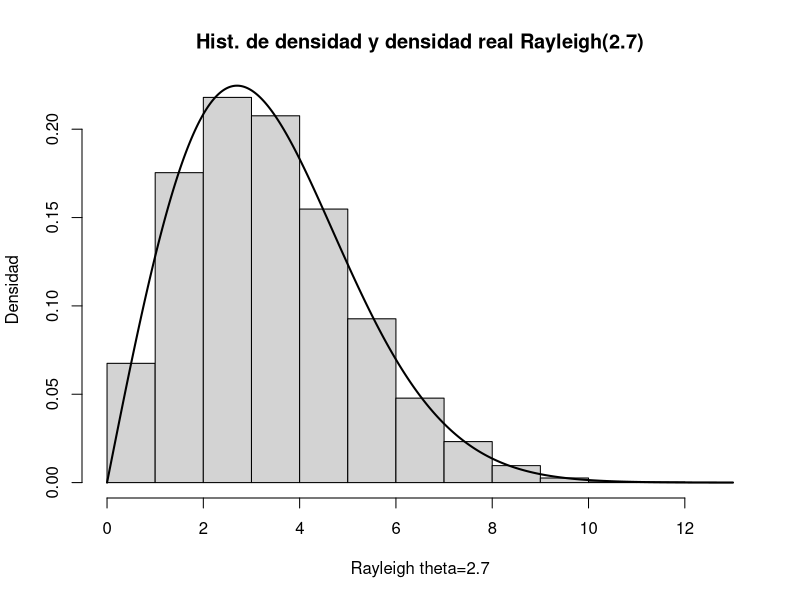
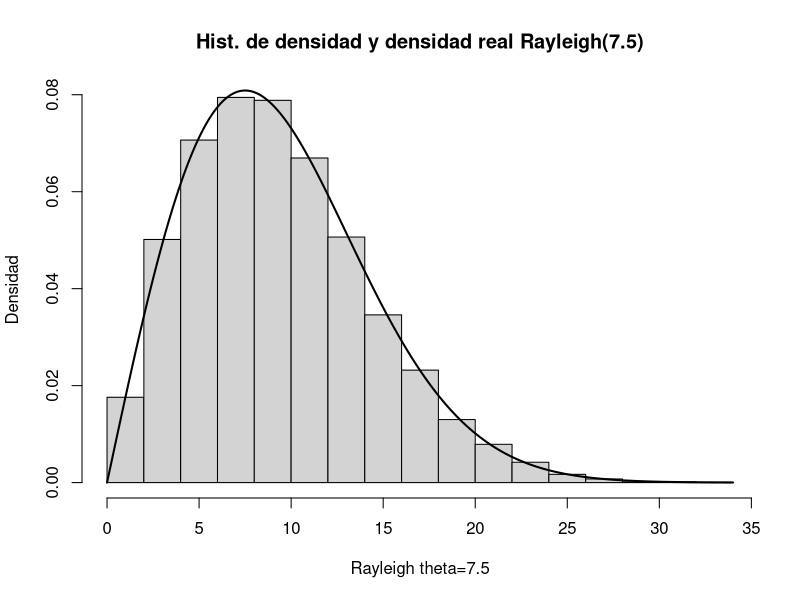
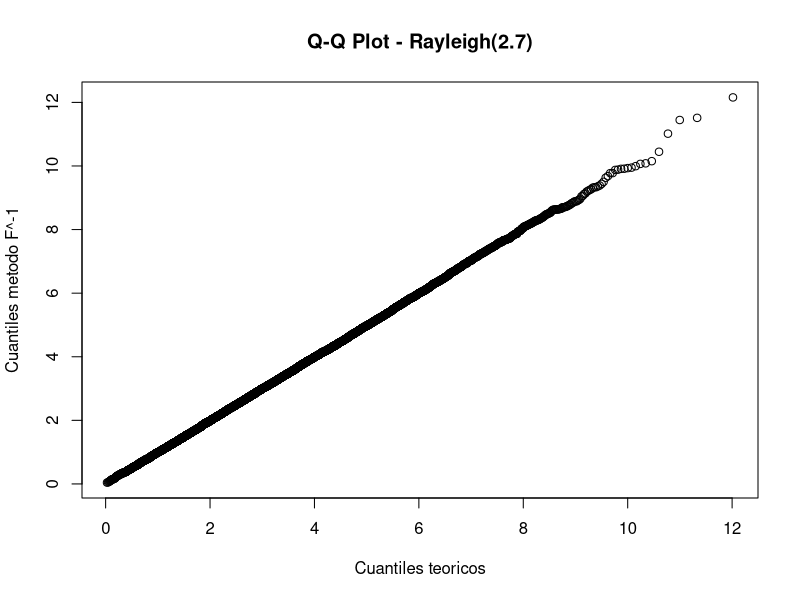
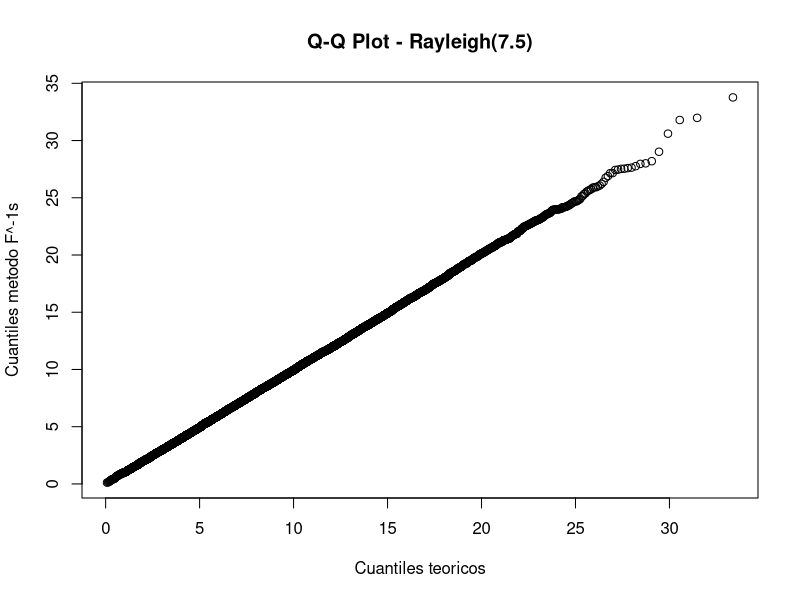
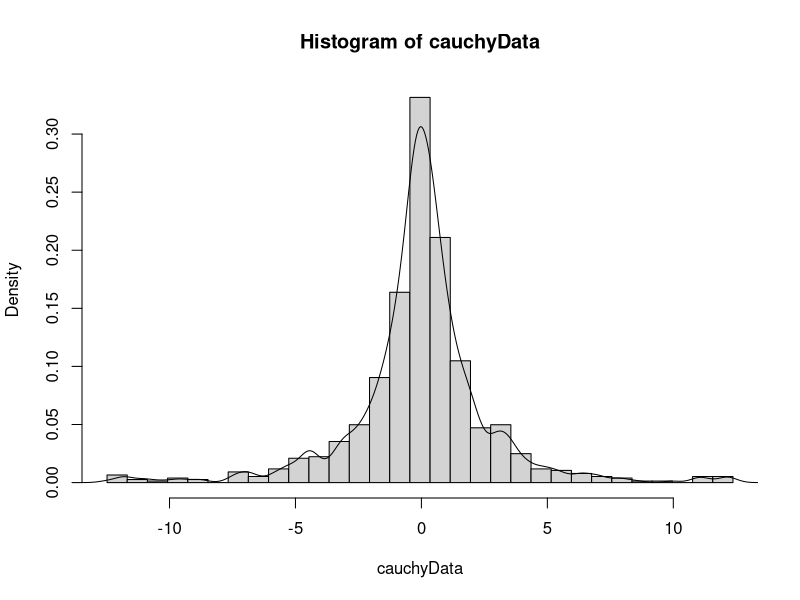
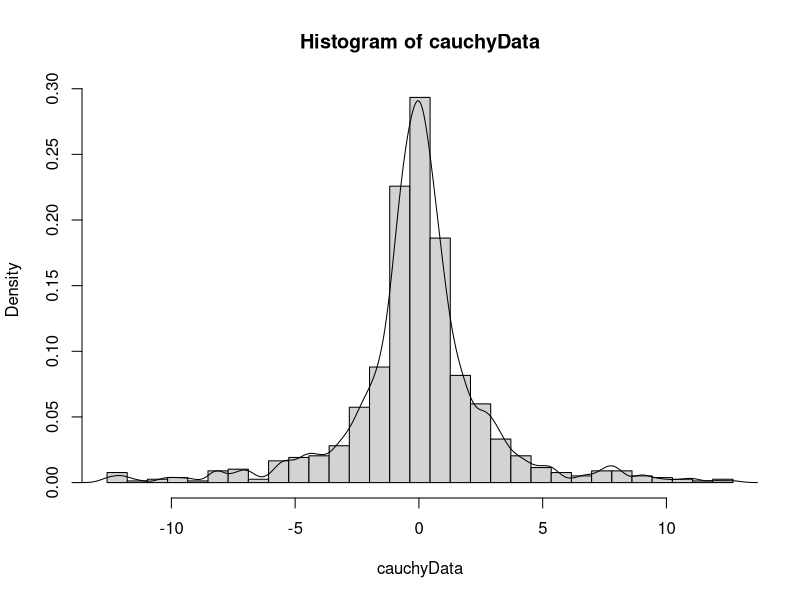
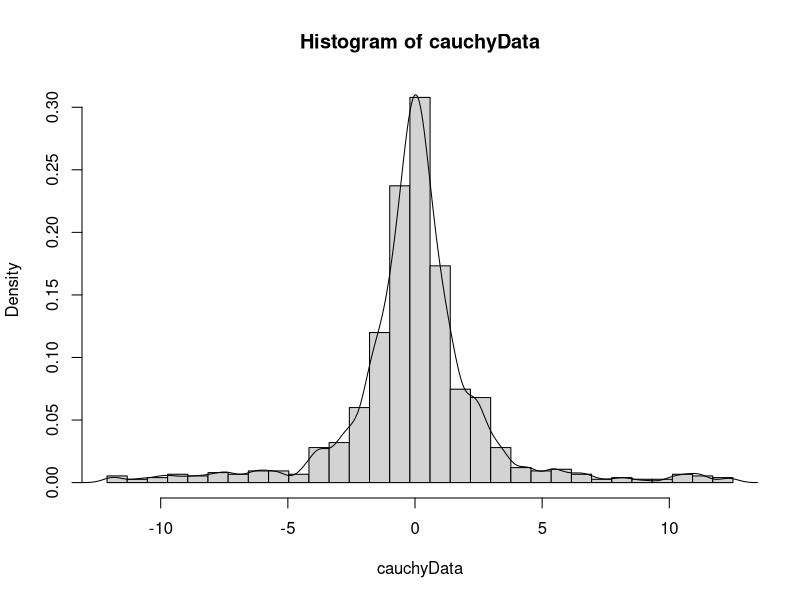
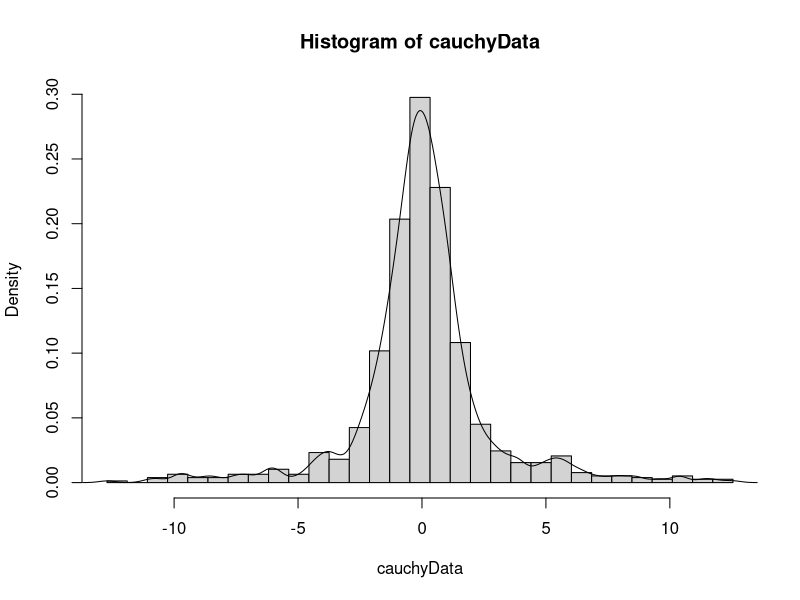

These figures' R source, in order: (Note: this script raises an error after producing the figures.)
########################################################
#
#Proyecto 1 Estadistica
# Alejandro Borda y Sebastian Suescun
#
########################################################




########################################################
#PARTE 1, RAYLEIGH F^-1
########################################################

# Constantes y densidades

n=10000
thetaList=list(2.7,7.5)

FR=function(x,theta){1 - exp(-x^2 / (2 * theta^2))}
U=runif(n,min=0,max=1) #Muestra uniforme

#Calculamos inversa explicitamente
find_root = function(u,theta) {
  uniroot(function(x) FR(x,theta) - u, c(0, 100))$root
}

#Calculamos la muestra por el metodo F^-1 para ambos valores theta
FR_inverse1=sapply(U, find_root, theta = thetaList[[1]])
FR_inverse2=sapply(U, find_root, theta=thetaList[[2]])


#Definiendo la distribucion Rayleigh REAL

CDF_rayleigh = function(x, theta){1 - exp(-x^2 / (2 * theta^2))}

q_rayleigh = function(p, theta){q = sqrt(-2 * theta^2 * log(1 - p))
return(q)}

theo_quantiles1=q_rayleigh(ppoints(n), thetaList[[1]])
theo_quantiles2=q_rayleigh(ppoints(n), thetaList[[2]])

#HISTOGRAMAS

hist(FR_inverse1, freq = FALSE, main = "Hist. de densidad y densidad real Rayleigh(2.7)", xlab = "Rayleigh theta=2.7", ylab = "Densidad")
curve((x / thetaList[[1]]^2) * exp(-x^2 / (2 * thetaList[[1]]^2)), col = "black", lwd = 2, add = TRUE, n = 1000)

hist(FR_inverse2, freq = FALSE, main = "Hist. de densidad y densidad real Rayleigh(7.5)", xlab = "Rayleigh theta=7.5", ylab = "Densidad")
curve((x / thetaList[[2]]^2) * exp(-x^2 / (2 * thetaList[[2]]^2)), col = "black", lwd = 2, add = TRUE, n = 1000)

#QQ-PLOTS
qqplot(theo_quantiles1,FR_inverse1,
       main = "Q-Q Plot - Rayleigh(2.7)",
       xlab = "Cuantiles teoricos",
       ylab = "Cuantiles metodo F^-1")


qqplot(theo_quantiles2,FR_inverse2,
       main = "Q-Q Plot - Rayleigh(7.5)",
       xlab = "Cuantiles teoricos",
       ylab = "Cuantiles metodo F^-1s")


#########################################################
#PARTE 2 
#Convergencia de Histogramas normas L1, L2, Linf
#########################################################

#-------------------------------------------------------
#CAUCHY (0,1)
#-------------------------------------------------------


n_list =list(1000, 2000, 5000, 10000, 20000)
#Listas para guardar y promediar las diferentes normas en cada iteracion
l1_list =list()
l2_list= list()
linf_list = list()
l1_ave=list()
l2_ave=list()
linf_ave=list()

for (n in n_list) { #Iteramos sobre los tamaños de muestra
  l1_list=list()
  l2_list=list()
  linf_list=list()
  for (i in 1:20) { #Realizamos las 20 muestras i.i.d para promediar

    #Generar muestra para n fijo
    cauchyData=rcauchy(n,0,1)
    cauchyData = cauchyData[cauchyData >= -12.7062 & cauchyData <= 12.7062]#Filtramos los datos Cauchy
  
    breaks=sqrt(n)
    hist_data = histogram = hist(cauchyData, 
                                  seq(min(cauchyData), 
                                      max(cauchyData), 
                                      length.out = breaks), 
                                  prob = "TRUE",
                                  plot = "TRUE")
    lines(density(cauchyData))
  
    interval_starts = hist_data$breaks[-length(hist_data$breaks)]
    interval_ends = hist_data$breaks[-1]
  
    density_values=hist_data$density #vector de densidades de cada intervalo
  
  
    #Obtener comeinzo + 4 datos intermedios por intervalo de histograma y densidad
  
    delta=0.2
    #delta corresponde al peso de cada separacion del intervalo, como tomamos 5
    # elementos por intervalo cada uno tiene peso 1/5
  
    #VECTOR DEL HISTOGRAMA:
    #Dado que el histograma es constante en un intervalo para generar el vector
    #ordenado simplemente repetimos el valor de densidad 5 veces por intervalo
    hist_density_values = numeric()
    for (i in seq_along(density_values)) {
      hist_density_values = c(hist_density_values, rep(density_values[i], each = 5))
    }
    #VECTOR DE DENSIDAD REAL:
    #Calculamos explicitamente la densidad real para cada uno de los 5 puntos equidistantes del intervalo 
    #del histograma y formamos un vector ordenado para calcular la distancia de ambos vectores a continuacion
    density_vector = numeric()
    for (i in seq_along(interval_starts)) {
      start = interval_starts[i]
      end = interval_ends[i]
      d = end - start  # Longitud del intervalo
      q1 = start + 0.2 * d
      q2 = start + 0.4 * d
      q3 = start + 0.6 * d
      q4 = start + 0.8 * d
      tfactor=pcauchy(12.7062)-pcauchy(-12.7062) #factor de la funcion de densidad truncada
      density_q0 = dcauchy(start,0,1)/tfactor
      density_q1 = dcauchy(q1,0,1)/tfactor
      density_q2 = dcauchy(q2,0,1)/tfactor
      density_q3 = dcauchy(q3,0,1)/tfactor
      density_q4 = dcauchy(q4,0,1)/tfactor
      density_vector=c(density_vector, list(density_q0, density_q1, density_q2, density_q3, density_q4))
      
    }
  
    #Calculamos las diferentes normas
    
    #L1
    histogram=hist_data
    density_vector = unlist(density_vector)
    L1_vec=abs((density_vector - hist_density_values))*(histogram$breaks[2] - histogram$breaks[1])/5
    L1_norm=sum(L1_vec)
    #L INF
    linf_norm = max(L1_vec)
    #L2
    L2_vec=((density_vector - hist_density_values)^2)*(histogram$breaks[2] - histogram$breaks[1])/5
    L2_norm=sum(L2_vec)
    L2_norm=sqrt(L2_norm)
    
    #Formateamos los datos obtenidos
    l1_list=c(l1_list, L1_norm)
    l2_list=c(l2_list, L2_norm)
    linf_list=c(linf_list, linf_norm)
  }
  #Guardar y formatear normas obtenidas por iteracion de n
  l1_list=unlist(l1_list)
  l2_list=unlist(l2_list)
  linf_list=unlist(linf_list)
  ave1=sum(l1_list)/20
  ave2=sum(l2_list)/20
  aveInf=sum(linf_list)/20
  l1_ave=c(l1_ave, ave1)
  l2_ave=c(l2_ave, ave2)
  linf_ave=c(linf_ave, aveInf)

}
#Resultados CAUCHY(0,1)
print("Normas promediadas l1, l2 y linf para respectivos n y 20 muestras iid por n : ")
print("L1: ")
print(unlist(l1_ave))
print("L2: ")
print(unlist(l2_ave))
print("Linf: ")
print(unlist(linf_ave))


#log-log Plot
#Promedios calculados para las diferentes normas
n_list=unlist(n_list)
l1_ave=unlist(l1_ave)
l2_ave=unlist(l2_ave)
linf_ave=unlist(linf_ave)

#Transformadas a logaritmos para L1, regresion lineal y graficar
log_n_list = log(n_list)
log_l1_ave = log(l1_ave)

lm_model_l1 = lm(log_l1_ave ~ log_n_list)

plot(log_n_list, log_l1_ave, 
     xlab = "log(n)", ylab = "log(L1 promedio)", 
     main = "Log-Log Plot para Cauchy(0,1) en L1")
abline(lm_model_l1, col = "red")

eq_l1 = as.expression(bquote(italic(y) == .(format(coef(lm_model_l1)[1], digits = 3)) + .(format(coef(lm_model_l1)[2], digits = 3)) * italic(x)))
text(x = 7, y = -2.7, labels = eq_l1, pos = 4, cex = 0.8) #Agregar ecuacion al grafico

#Mismo proceso para L2
log_l2_ave = log(l2_ave)
lm_model_l2 = lm(log_l2_ave ~ log_n_list)

plot(log_n_list, log_l2_ave, 
     xlab = "log(n)", ylab = "log(L2 promedio)", 
     main = "Log-Log Plot para cauchy(0,1) en L2")
abline(lm_model_l2, col = "blue")

eq_l2 = as.expression(bquote(italic(y) == .(format(coef(lm_model_l2)[1], digits = 3)) + .(format(coef(lm_model_l2)[2], digits = 3)) * italic(x)))
text(x = 7, y = -3.6, labels = eq_l2, pos = 4, cex = 0.8) #Agregar ecuacion al grafico

# Mismo proceso para Linf
log_linf_ave = log(linf_ave)

lm_model_linf = lm(log_linf_ave ~ log_n_list)

plot(log_n_list, log_linf_ave, 
     xlab = "log(n)", ylab = "log(L_inf promedio)", 
     main = "Log-Log Plot para cauchy(0,1) en Linf")

abline(lm_model_linf, col = "green")

eq_l3 = as.expression(bquote(italic(y) == .(format(coef(lm_model_linf)[1], digits = 3)) + .(format(coef(lm_model_linf)[2], digits = 3)) * italic(x)))
text(x = 7, y = -6.5, labels = eq_l3, pos = 4, cex = 0.8) #Agregar ecuacion al grafico


#---------------------------------------------------------
#Gamma(1,3)
#---------------------------------------------------------

n_list =list(1000, 2000, 5000, 10000, 20000)
#Listas para guardar y promediar las diferentes normas en cada iteracion
l1_list =list()
l2_list= list()
linf_list = list()
l1_ave=list()
l2_ave=list()
linf_ave=list()

for (n in n_list) {
  l1_list=list()
  l2_list=list()
  linf_list=list()
  for (i in 1:20) {
    
    #Generar muestra para n fijo
    gammaData=rgamma(n,1,3)
    
    hist_data = hist(gammaData, freq=FALSE, breaks=1/4*sqrt(n), plot = TRUE)
    lines(density(gammaData))
    
    interval_starts = hist_data$breaks[-length(hist_data$breaks)]
    interval_ends = hist_data$breaks[-1]
    
    density_values=hist_data$density #vector de densidades de cada intervalo
    
    
    #Obtener comeinzo + 4 datos intermedios por intervalo de histograma y densidad
    
    delta=0.2
    #delta corresponde al peso de cada separacion del intervalo, como tomamos 5
    # elementos por intervalo cada uno tiene peso 1/5
    
    #VECTOR DEL HISTOGRAMA:
    #Dado que el histograma es constante en un intervalo para generar el vector
    #ordenado simplemente repetimos el valor de densidad 5 veces por intervalo
    hist_density_values = numeric()
    for (i in seq_along(density_values)) {
      hist_density_values = c(hist_density_values, rep(density_values[i], each = 5))
    }
    
    
    #VECTOR DE DENSIDAD REAL:
    
    #Calculamos explicitamente la densidad real para cada uno de los 5 puntos equidistantes del intervalo 
    #del histograma y formamos un vector ordenado para calcular la distancia de ambos vectores a continuacion
    
    density_vector = numeric()
    
    for (i in seq_along(interval_starts)) {
      start = interval_starts[i]
      end = interval_ends[i]
      d = end - start  # Interval length
      q0 = start
      q1 = start + 0.2 * d
      q2 = start + 0.4 * d
      q3 = start + 0.6 * d
      q4 = start + 0.8 * d
      tfactor=pcauchy(12.7062)-pcauchy(-12.7062) #factor de la funcion de densidad truncada
      density_q0 = dgamma(q0,1,3)
      density_q1 = dgamma(q1,1,3)
      density_q2 = dgamma(q2,1,3)
      density_q3 = dgamma(q3,1,3)
      density_q4 = dgamma(q4,1,3)
      density_vector=c(density_vector, list(density_q0, density_q1, density_q2, density_q3, density_q4))
      
    }
    
    #Calculamos las diferentes normas
    
    #L1
    histogram=hist_data
    density_vector = unlist(density_vector)
    L1_vec=abs((density_vector - hist_density_values))*(histogram$breaks[2] - histogram$breaks[1])/5
    L1_norm=sum(L1_vec)
    #L INF
    linf_norm = max(L1_vec)
    #L2
    L2_vec=((density_vector - hist_density_values)^2)*(histogram$breaks[2] - histogram$breaks[1])/5
    L2_norm=sum(L2_vec)
    L2_norm=sqrt(L2_norm)
    
    #Formateamos los datos obtenidos
    l1_list=c(l1_list, L1_norm)
    l2_list=c(l2_list, L2_norm)
    linf_list=c(linf_list, linf_norm)
  }
  #Guardar y formatear normas obtenidas por iteracion de n
  l1_list=unlist(l1_list)
  l2_list=unlist(l2_list)
  linf_list=unlist(linf_list)
  ave1=sum(l1_list)/20
  ave2=sum(l2_list)/20
  aveInf=sum(linf_list)/20
  l1_ave=c(l1_ave, ave1)
  l2_ave=c(l2_ave, ave2)
  linf_ave=c(linf_ave, aveInf)
  
}
#Resultados GAMMA(1,3)
print("Normas promediadas l1, l2 y linf para respectivos n y 20 muestras iid por n : ")
print("L1: ")
print(unlist(l1_ave))
print("L2: ")
print(unlist(l2_ave))
print("Linf: ")
print(unlist(linf_ave))


#log-log Plot
#Promedios calculados para las diferentes normas
n_list=unlist(n_list)
l1_ave=unlist(l1_ave)
l2_ave=unlist(l2_ave)
linf_ave=unlist(linf_ave)

#Transformadas a logaritmos para L1, regresion lineal y graficar
log_n_list = log(n_list)
log_l1_ave = log(l1_ave)

lm_model_l1 = lm(log_l1_ave ~ log_n_list)

plot(log_n_list, log_l1_ave, 
     xlab = "log(n)", ylab = "log(L1 promedio)", 
     main = "Log-Log Plot para gamma(1,3) en L1")
abline(lm_model_l1, col = "red")

eq_l1 = as.expression(bquote(italic(y) == .(format(coef(lm_model_l1)[1], digits = 3)) + .(format(coef(lm_model_l1)[2], digits = 3)) * italic(x)))
text(x = 7, y = -2.7, labels = eq_l1, pos = 4, cex = 0.8) #Agregar ecuacion al grafico

#Mismo proceso para L2
log_l2_ave = log(l2_ave)
lm_model_l2 = lm(log_l2_ave ~ log_n_list)

plot(log_n_list, log_l2_ave, 
     xlab = "log(n)", ylab = "log(L2 promedio)", 
     main = "Log-Log Plot para gamma(1,3) en L2")
abline(lm_model_l2, col = "blue")

eq_l2 = as.expression(bquote(italic(y) == .(format(coef(lm_model_l2)[1], digits = 3)) + .(format(coef(lm_model_l2)[2], digits = 3)) * italic(x)))
text(x = 7, y = -3.6, labels = eq_l2, pos = 4, cex = 0.8) #Agregar ecuacion al grafico

# Mismo proceso para Linf
log_linf_ave = log(linf_ave)

lm_model_linf = lm(log_linf_ave ~ log_n_list)

plot(log_n_list, log_linf_ave, 
     xlab = "log(n)", ylab = "log(L_inf promedio)", 
     main = "Log-Log Plot para gamma(1,3) en Linf")

abline(lm_model_linf, col = "green")

eq_l3 = as.expression(bquote(italic(y) == .(format(coef(lm_model_linf)[1], digits = 3)) + .(format(coef(lm_model_linf)[2], digits = 3)) * italic(x)))
text(x = 7, y = -6.5, labels = eq_l3, pos = 4, cex = 0.8) #Agregar ecuacion al grafico


--------------------------------------------------------------
#Gamma(4,3)
#-------------------------------------------------------------


n_list =list(1000, 2000, 5000, 10000, 20000)
#Listas para guardar y promediar las diferentes normas en cada iteracion
l1_list =list()
l2_list= list()
linf_list = list()
l1_ave=list()
l2_ave=list()
linf_ave=list()

for (n in n_list) {
  l1_list=list()
  l2_list=list()
  linf_list=list()
  for (i in 1:20) {
    
    #Generar muestra para n fijo
    gammaData=rgamma(n,4,3)
    
    hist_data = hist(gammaData, freq=FALSE, breaks=0.25*sqrt(n), plot = TRUE)
    lines(density(gammaData))
    
    interval_starts = hist_data$breaks[-length(hist_data$breaks)]
    interval_ends = hist_data$breaks[-1]
    
    density_values=hist_data$density #vector de densidades de cada intervalo
    
    
    #Obtener comeinzo + 4 datos intermedios por intervalo de histograma y densidad
    
    delta=0.2
    #delta corresponde al peso de cada separacion del intervalo, como tomamos 5
    # elementos por intervalo cada uno tiene peso 1/5
    
    #VECTOR DEL HISTOGRAMA:
    #Dado que el histograma es constante en un intervalo para generar el vector
    #ordenado simplemente repetimos el valor de densidad 5 veces por intervalo
    hist_density_values = numeric()
    for (i in seq_along(density_values)) {
      hist_density_values = c(hist_density_values, rep(density_values[i], each = 5))
    }
    
    
    #VECTOR DE DENSIDAD REAL:
    
    #Calculamos explicitamente la densidad real para cada uno de los 5 puntos equidistantes del intervalo 
    #del histograma y formamos un vector ordenado para calcular la distancia de ambos vectores a continuacion
    
    density_vector = numeric()
    
    for (i in seq_along(interval_starts)) {
      start = interval_starts[i]
      end = interval_ends[i]
      d = end - start  # Interval length
      q0 = start
      q1 = start + 0.2 * d
      q2 = start + 0.4 * d
      q3 = start + 0.6 * d
      q4 = start + 0.8 * d
      tfactor=pcauchy(12.7062)-pcauchy(-12.7062) #factor de la funcion de densidad truncada
      density_q0 = dgamma(q0,4,3)
      density_q1 = dgamma(q1,4,3)
      density_q2 = dgamma(q2,4,3)
      density_q3 = dgamma(q3,4,3)
      density_q4 = dgamma(q4,4,3)
      density_vector=c(density_vector, list(density_q0, density_q1, density_q2, density_q3, density_q4))
      
    }
    
    #Calculamos las diferentes normas
    
    #L1
    histogram=hist_data
    density_vector = unlist(density_vector)
    L1_vec=abs((density_vector - hist_density_values))*(histogram$breaks[2] - histogram$breaks[1])/5
    L1_norm=sum(L1_vec)
    #L INF
    linf_norm = max(L1_vec)
    #L2
    L2_vec=((density_vector - hist_density_values)^2)*(histogram$breaks[2] - histogram$breaks[1])/5
    L2_norm=sum(L2_vec)
    L2_norm=sqrt(L2_norm)
    
    #Formateamos los datos obtenidos
    l1_list=c(l1_list, L1_norm)
    l2_list=c(l2_list, L2_norm)
    linf_list=c(linf_list, linf_norm)
  }
  #Guardar y formatear normas obtenidas por iteracion de n
  l1_list=unlist(l1_list)
  l2_list=unlist(l2_list)
  linf_list=unlist(linf_list)
  ave1=sum(l1_list)/20
  ave2=sum(l2_list)/20
  aveInf=sum(linf_list)/20
  l1_ave=c(l1_ave, ave1)
  l2_ave=c(l2_ave, ave2)
  linf_ave=c(linf_ave, aveInf)
  
}
#Resultados GAMMA(4,3)

print("Normas promediadas l1, l2 y linf para respectivos n y 20 muestras iid por n : ")
print("L1: ")
print(unlist(l1_ave))
print("L2: ")
print(unlist(l2_ave))
print("Linf: ")
print(unlist(linf_ave))

#log-log Plot
#Promedios calculados para las diferentes normas
n_list=unlist(n_list)
l1_ave=unlist(l1_ave)
l2_ave=unlist(l2_ave)
linf_ave=unlist(linf_ave)

#Transformadas a logaritmos para L1, regresion lineal y graficar
log_n_list = log(n_list)
log_l1_ave = log(l1_ave)

lm_model_l1 = lm(log_l1_ave ~ log_n_list)

plot(log_n_list, log_l1_ave, 
     xlab = "log(n)", ylab = "log(L1 promedio)", 
     main = "Log-Log Plot para gamma(4,3) en L1")
abline(lm_model_l1, col = "red")

eq_l1 = as.expression(bquote(italic(y) == .(format(coef(lm_model_l1)[1], digits = 3)) + .(format(coef(lm_model_l1)[2], digits = 3)) * italic(x)))
text(x = 7, y = -2.7, labels = eq_l1, pos = 4, cex = 0.8) #Agregar ecuacion al grafico

#Mismo proceso para L2
log_l2_ave = log(l2_ave)
lm_model_l2 = lm(log_l2_ave ~ log_n_list)

plot(log_n_list, log_l2_ave, 
     xlab = "log(n)", ylab = "log(L2 promedio)", 
     main = "Log-Log Plot para gamma(4,3) en L2")
abline(lm_model_l2, col = "blue")

eq_l2 = as.expression(bquote(italic(y) == .(format(coef(lm_model_l2)[1], digits = 3)) + .(format(coef(lm_model_l2)[2], digits = 3)) * italic(x)))
text(x = 7, y = -2.8, labels = eq_l2, pos = 4, cex = 0.8) #Agregar ecuacion al grafico

# Mismo proceso para Linf
log_linf_ave = log(linf_ave)

lm_model_linf = lm(log_linf_ave ~ log_n_list)

plot(log_n_list, log_linf_ave, 
     xlab = "log(n)", ylab = "log(L_inf promedio)", 
     main = "Log-Log Plot para gamma(4,3) en Linf")

abline(lm_model_linf, col = "green")

eq_l3 = as.expression(bquote(italic(y) == .(format(coef(lm_model_linf)[1], digits = 3)) + .(format(coef(lm_model_linf)[2], digits = 3)) * italic(x)))
text(x = 7, y = -8, labels = eq_l3, pos = 4, cex = 0.8) #Agregar ecuacion al grafico



#-----------------------------------------------------------------
#Unif(0,1)
#-----------------------------------------------------------------

n_list =list(1000, 2000, 5000, 10000, 20000)
#Listas para guardar y promediar las diferentes normas en cada iteracion
l1_list =list()
l2_list= list()
linf_list = list()
l1_ave=list()
l2_ave=list()
linf_ave=list()

for (n in n_list) {
  l1_list=list()
  l2_list=list()
  linf_list=list()
  for (i in 1:20) {
    
    #Generar muestra para n fijo
    unifData=runif(n,0,1)
    
    hist_data = hist(unifData, freq=FALSE, breaks=1/4*sqrt(n), plot = TRUE)
    lines(density(unifData))
    
    interval_starts = hist_data$breaks[-length(hist_data$breaks)]
    interval_ends = hist_data$breaks[-1]
    
    density_values=hist_data$density #vector de densidades de cada intervalo
    
    
    #Obtener comeinzo + 4 datos intermedios por intervalo de histograma y densidad
    
    delta=0.2
    #delta corresponde al peso de cada separacion del intervalo, como tomamos 5
    # elementos por intervalo cada uno tiene peso 1/5
    
    #VECTOR DEL HISTOGRAMA:
    #Dado que el histograma es constante en un intervalo para generar el vector
    #ordenado simplemente repetimos el valor de densidad 5 veces por intervalo
    hist_density_values = numeric()
    for (i in seq_along(density_values)) {
      hist_density_values = c(hist_density_values, rep(density_values[i], each = 5))
    }
    
    
    #VECTOR DE DENSIDAD REAL:
    
    #Calculamos explicitamente la densidad real para cada uno de los 5 puntos equidistantes del intervalo 
    #del histograma y formamos un vector ordenado para calcular la distancia de ambos vectores a continuacion
    
    density_vector = numeric()
    
    for (i in seq_along(interval_starts)) {
      start = interval_starts[i]
      end = interval_ends[i]
      d = end - start  # Interval length
      q0 = start
      q1 = start + 0.2 * d
      q2 = start + 0.4 * d
      q3 = start + 0.6 * d
      q4 = start + 0.8 * d
      tfactor=pcauchy(12.7062)-pcauchy(-12.7062) #factor de la funcion de densidad truncada
      density_q0 = dunif(q0,0,1)
      density_q1 = dunif(q1,0,1)
      density_q2 = dunif(q2,0,1)
      density_q3 = dunif(q3,0,1)
      density_q4 = dunif(q4,0,1)
      density_vector=c(density_vector, list(density_q0, density_q1, density_q2, density_q3, density_q4))
      
    }
    
    #Calculamos las diferentes normas
    
    #L1
    histogram=hist_data
    density_vector = unlist(density_vector)
    L1_vec=abs((density_vector - hist_density_values))*(histogram$breaks[2] - histogram$breaks[1])/5
    L1_norm=sum(L1_vec)
    #L INF
    linf_norm = max(L1_vec)
    #L2
    L2_vec=((density_vector - hist_density_values)^2)*(histogram$breaks[2] - histogram$breaks[1])/5
    L2_norm=sum(L2_vec)
    L2_norm=sqrt(L2_norm)
    
    #Formateamos los datos obtenidos
    l1_list=c(l1_list, L1_norm)
    l2_list=c(l2_list, L2_norm)
    linf_list=c(linf_list, linf_norm)
  }
  #Guardar y formatear normas obtenidas por iteracion de n
  l1_list=unlist(l1_list)
  l2_list=unlist(l2_list)
  linf_list=unlist(linf_list)
  ave1=sum(l1_list)/20
  ave2=sum(l2_list)/20
  aveInf=sum(linf_list)/20
  l1_ave=c(l1_ave, ave1)
  l2_ave=c(l2_ave, ave2)
  linf_ave=c(linf_ave, aveInf)
  
}

#Resultados UNIF(0,1)
print("Normas promediadas l1, l2 y linf para respectivos n y 20 muestras iid por n : ")
print("L1: ")
print(unlist(l1_ave))
print("L2: ")
print(unlist(l2_ave))
print("Linf: ")
print(unlist(linf_ave))

#log-log Plot
#Promedios calculados para las diferentes normas
n_list=unlist(n_list)
l1_ave=unlist(l1_ave)
l2_ave=unlist(l2_ave)
linf_ave=unlist(linf_ave)

#Transformadas a logaritmos para L1, regresion lineal y graficar
log_n_list = log(n_list)
log_l1_ave = log(l1_ave)

lm_model_l1 = lm(log_l1_ave ~ log_n_list)

plot(log_n_list, log_l1_ave, 
     xlab = "log(n)", ylab = "log(L1 promedio)", 
     main = "Log-Log Plot para unif(0,1) en L1")
abline(lm_model_l1, col = "red")

eq_l1 = as.expression(bquote(italic(y) == .(format(coef(lm_model_l1)[1], digits = 3)) + .(format(coef(lm_model_l1)[2], digits = 3)) * italic(x)))
text(x = 7, y = -2.7, labels = eq_l1, pos = 4, cex = 0.8) #Agregar ecuacion al grafico

#Mismo proceso para L2
log_l2_ave = log(l2_ave)
lm_model_l2 = lm(log_l2_ave ~ log_n_list)

plot(log_n_list, log_l2_ave, 
     xlab = "log(n)", ylab = "log(L2 promedio)", 
     main = "Log-Log Plot para unif(0,1) en L2")
abline(lm_model_l2, col = "blue")

eq_l2 = as.expression(bquote(italic(y) == .(format(coef(lm_model_l2)[1], digits = 3)) + .(format(coef(lm_model_l2)[2], digits = 3)) * italic(x)))
text(x = 7, y = -3.6, labels = eq_l2, pos = 4, cex = 0.8) #Agregar ecuacion al grafico

# Mismo proceso para Linf
log_linf_ave = log(linf_ave)

lm_model_linf = lm(log_linf_ave ~ log_n_list)

plot(log_n_list, log_linf_ave, 
     xlab = "log(n)", ylab = "log(L_inf promedio)", 
     main = "Log-Log Plot para unif(0,1) en Linf")

abline(lm_model_linf, col = "green")

eq_l3 = as.expression(bquote(italic(y) == .(format(coef(lm_model_linf)[1], digits = 3)) + .(format(coef(lm_model_linf)[2], digits = 3)) * italic(x)))
text(x = 7, y = -6.5, labels = eq_l3, pos = 4, cex = 0.8) #Agregar ecuacion al grafico




#--------------------------------------------------------
#Rayleigh(2)
#--------------------------------------------------------
theta=2

rayleigh_density = function(x, theta) {(x / theta^2) * exp(-x^2 / (2 * theta^2))
}

FR=function(x,theta){1 - exp(-x^2 / (2 * theta^2))}


n_list =list(1000, 2000, 5000, 10000, 20000)
#Listas para guardar y promediar las diferentes normas en cada iteracion
l1_list =list()
l2_list= list()
linf_list = list()
l1_ave=list()
l2_ave=list()
linf_ave=list()

for (n in n_list) {
  l1_list=list()
  l2_list=list()
  linf_list=list()
  for (i in 1:20) {
    
    #Generar muestra para n fijo
    U=runif(n,min=0,max=1)
    
    #Calculamos inversa explicitamente
    find_root = function(u,theta) {
      uniroot(function(x) FR(x,theta) - u, c(0, 100))$root
    }
    
    rayleighData=sapply(U, find_root, theta = theta)
    
    hist_data = hist(rayleighData, freq=FALSE, breaks=1/4*sqrt(n), plot = FALSE)
    #lines(density(rayleighData))
    
    interval_starts = hist_data$breaks[-length(hist_data$breaks)]
    interval_ends = hist_data$breaks[-1]
    
    density_values=hist_data$density #vector de densidades de cada intervalo
    
    
    #Obtener comeinzo + 4 datos intermedios por intervalo de histograma y densidad
    
    delta=0.2
    #delta corresponde al peso de cada separacion del intervalo, como tomamos 5
    # elementos por intervalo cada uno tiene peso 1/5
    
    #VECTOR DEL HISTOGRAMA:
    #Dado que el histograma es constante en un intervalo para generar el vector
    #ordenado simplemente repetimos el valor de densidad 5 veces por intervalo
    hist_density_values = numeric()
    for (i in seq_along(density_values)) {
      hist_density_values = c(hist_density_values, rep(density_values[i], each = 5))
    }
    
    
    #VECTOR DE DENSIDAD REAL:
    
    #Calculamos explicitamente la densidad real para cada uno de los 5 puntos equidistantes del intervalo 
    #del histograma y formamos un vector ordenado para calcular la distancia de ambos vectores a continuacion
    
    density_vector = numeric()
    
    for (i in seq_along(interval_starts)) {
      start = interval_starts[i]
      end = interval_ends[i]
      d = end - start  # Interval length
      q0 = start
      q1 = start + 0.2 * d
      q2 = start + 0.4 * d
      q3 = start + 0.6 * d
      q4 = start + 0.8 * d
      tfactor=pcauchy(12.7062)-pcauchy(-12.7062) #factor de la funcion de densidad truncada
      density_q0 = rayleigh_density(q0,2)
      density_q1 = rayleigh_density(q1,2)
      density_q2 = rayleigh_density(q2,2)
      density_q3 = rayleigh_density(q3,2)
      density_q4 = rayleigh_density(q4,2)
      density_vector=c(density_vector, list(density_q0, density_q1, density_q2, density_q3, density_q4))
      
    }
    
    #Calculamos las diferentes normas
    
    #L1
    histogram=hist_data
    density_vector = unlist(density_vector)
    L1_vec=abs((density_vector - hist_density_values))*(histogram$breaks[2] - histogram$breaks[1])/5
    L1_norm=sum(L1_vec)
    #L INF
    linf_norm = max(L1_vec)
    #L2
    L2_vec=((density_vector - hist_density_values)^2)*(histogram$breaks[2] - histogram$breaks[1])/5
    L2_norm=sum(L2_vec)
    L2_norm=sqrt(L2_norm)
    
    #Formateamos los datos obtenidos
    l1_list=c(l1_list, L1_norm)
    l2_list=c(l2_list, L2_norm)
    linf_list=c(linf_list, linf_norm)
  }
  #Guardar y formatear normas obtenidas por iteracion de n
  l1_list=unlist(l1_list)
  l2_list=unlist(l2_list)
  linf_list=unlist(linf_list)
  ave1=sum(l1_list)/20
  ave2=sum(l2_list)/20
  aveInf=sum(linf_list)/20
  l1_ave=c(l1_ave, ave1)
  l2_ave=c(l2_ave, ave2)
  linf_ave=c(linf_ave, aveInf)
  
}

#Resultados RAYLEIGH(0,1)
print("Normas promediadas l1, l2 y linf para respectivos n y 20 muestras iid por n : ")
print("L1: ")
print(unlist(l1_ave))
print("L2: ")
print(unlist(l2_ave))
print("Linf: ")
print(unlist(linf_ave))

#log-log Plot
#Promedios calculados para las diferentes normas
n_list=unlist(n_list)
l1_ave=unlist(l1_ave)
l2_ave=unlist(l2_ave)
linf_ave=unlist(linf_ave)

#Transformadas a logaritmos para L1, regresion lineal y graficar
log_n_list = log(n_list)
log_l1_ave = log(l1_ave)

lm_model_l1 = lm(log_l1_ave ~ log_n_list)

plot(log_n_list, log_l1_ave, 
     xlab = "log(n)", ylab = "log(L1 promedio)", 
     main = "Log-Log Plot para Rayleigh(2) en L1")
abline(lm_model_l1, col = "red")

eq_l1 = as.expression(bquote(italic(y) == .(format(coef(lm_model_l1)[1], digits = 3)) + .(format(coef(lm_model_l1)[2], digits = 3)) * italic(x)))
text(x = 7, y = -2.7, labels = eq_l1, pos = 4, cex = 0.8) #Agregar ecuacion al grafico

#Mismo proceso para L2
log_l2_ave = log(l2_ave)
lm_model_l2 = lm(log_l2_ave ~ log_n_list)

plot(log_n_list, log_l2_ave, 
     xlab = "log(n)", ylab = "log(L2 promedio)", 
     main = "Log-Log Plot para Rayleigh(2) en L2")
abline(lm_model_l2, col = "blue")

eq_l2 = as.expression(bquote(italic(y) == .(format(coef(lm_model_l2)[1], digits = 3)) + .(format(coef(lm_model_l2)[2], digits = 3)) * italic(x)))
text(x = 7, y = -3.6, labels = eq_l2, pos = 4, cex = 0.8) #Agregar ecuacion al grafico

# Mismo proceso para Linf
log_linf_ave = log(linf_ave)

lm_model_linf = lm(log_linf_ave ~ log_n_list)

plot(log_n_list, log_linf_ave, 
     xlab = "log(n)", ylab = "log(L_inf promedio)", 
     main = "Log-Log Plot para Rayleigh(2) en Linf")

abline(lm_model_linf, col = "green")

eq_l3 = as.expression(bquote(italic(y) == .(format(coef(lm_model_linf)[1], digits = 3)) + .(format(coef(lm_model_linf)[2], digits = 3)) * italic(x)))
text(x = 7, y = -6.5, labels = eq_l3, pos = 4, cex = 0.8) #Agregar ecuacion al grafico














